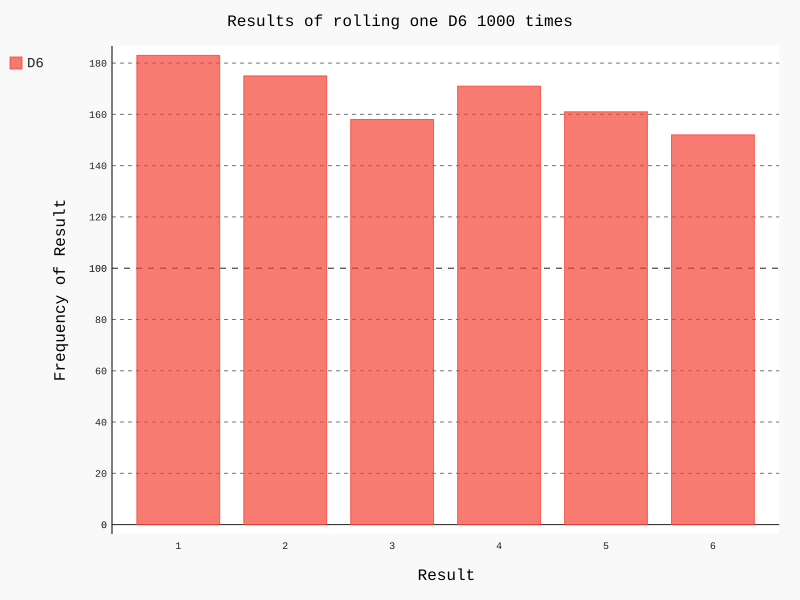

Here is the Python script that generated this plot:
from die import Die
import pygal

die = Die()
#掷骰子，并将结果存储
results = []
for roll_num in range(1000):
    result = die.roll()
    results.append(result)
#分析结果
frequencies = []
for value in range(1, die.num_sides+1):
    frequency = results.count(value)
    frequencies.append(frequency)

#对结果进行数据可视化
hist = pygal.Bar()
hist.title = "Results of rolling one D6 1000 times"
hist.x_labels = ['1', '2', '3', '4', '5', '6']
hist.x_title = "Result"
hist.y_title = "Frequency of Result"

hist.add('D6', frequencies)
hist.render_to_file('die_visual.svg')
